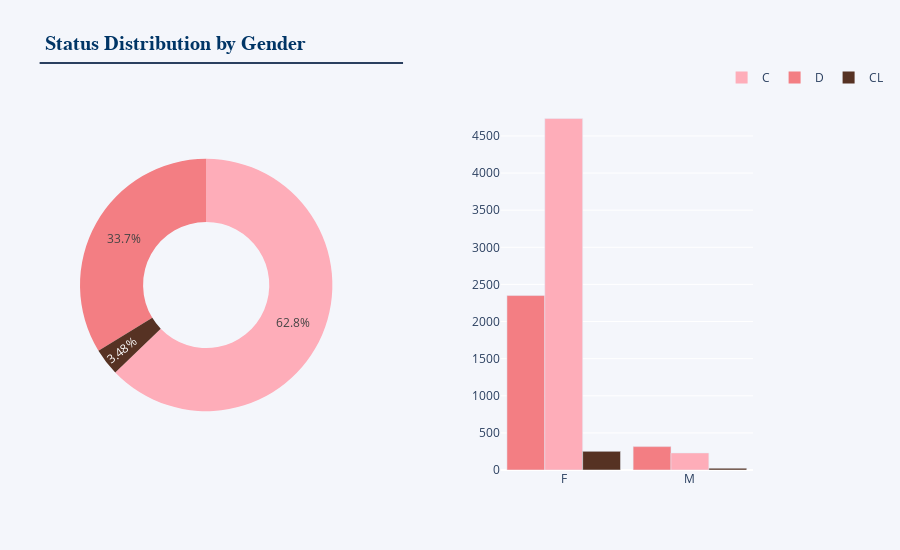

Source (notebook cell):
### Code cell
type_labels = ['C', 'D', 'CL']
type_values = train_df['Status'].value_counts().tolist()
fig = go.Figure()
fig = make_subplots(rows = 1, cols = 2, specs =[[{'type':'pie'}, {'type':'bar'}]],
                   horizontal_spacing = 0.25)

# Add pie chart with legend
fig.add_trace(go.Pie(labels = type_labels, values = type_values, name ='Status Distribution',
                    marker_colors =["#FEADB9","#F37E83","#563223"], hole = 0.5, showlegend=True),row = 1, col = 1)

# Group by gender and status
att = train_df.groupby(['gender','Status']).agg(count =('Status','count')).reset_index()

# Add bar chart without legend
fig.add_trace(go.Bar(x = att[att.Status == "D"]['gender'], y = att[att.Status == "D"]["count"], 
                     name = 'Status D',
    marker = dict(color="#F37E83"), showlegend=False),row = 1, col = 2) 
fig.add_trace(go.Bar(x = att[att.Status == "C"]['gender'], y = att[att.Status == "C"]["count"],
                     name = 'Status C',
    marker = dict(color ="#FEADB9"), showlegend=False),row = 1, col = 2)
fig.add_trace(go.Bar(x = att[att.Status == "CL"]['gender'], y = att[att.Status == "CL"]["count"],
                     name = 'Status CL',
    marker = dict(color ="#563223"), showlegend=False),row = 1, col = 2)

# Update layout
fig.update_layout(height = 550, width = 900, bargap = 0.1, xaxis = dict(tickmode ='linear'),
                  title_text ="<b>Status Distribution by Gender</b>",paper_bgcolor ="#F4F6FB",
                  plot_bgcolor ="#F4F6FB",
                  title_font = dict(size = 20, family ='Verdana', color ='#003566'),
                  hoverlabel = dict(font_size = 13))
fig.update_layout(shapes = [dict(type ="line", xref ='paper', yref ='paper',
                                 x0 = -0.06, y0 = 1.1, x1 = 0.48, y1 = 1.1)])
fig.update_layout(legend = dict(orientation ="h", yanchor ="top", y = 1.1, xanchor ="right", x = 1.2))
fig.show()

### Figure 1 — Plotly figure (JSON) as saved in the notebook; plotly's stock layout.template omitted (floating-point values rounded to 4 significant figures)
{"data": [{"domain": {"x": [0, 0.375], "y": [0, 1]}, "hole": 0.5, "labels": ["C", "D", "CL"], "marker": {"colors": ["#FEADB9", "#F37E83", "#563223"]}, "name": "Status Distribution", "showlegend": true, "type": "pie", "values": [4965, 2665, 275]}, {"marker": {"color": "#F37E83"}, "name": "Status D", "showlegend": false, "type": "bar", "x": ["F", "M"], "xaxis": "x", "y": [2350, 315], "yaxis": "y"}, {"marker": {"color": "#FEADB9"}, "name": "Status C", "showlegend": false, "type": "bar", "x": ["F", "M"], "xaxis": "x", "y": [4735, 230], "yaxis": "y"}, {"marker": {"color": "#563223"}, "name": "Status CL", "showlegend": false, "type": "bar", "x": ["F", "M"], "xaxis": "x", "y": [251, 24], "yaxis": "y"}], "layout": {"bargap": 0.1, "height": 550, "hoverlabel": {"font": {"size": 13}}, "legend": {"orientation": "h", "x": 1.2, "xanchor": "right", "y": 1.1, "yanchor": "top"}, "paper_bgcolor": "#F4F6FB", "plot_bgcolor": "#F4F6FB", "shapes": [{"type": "line", "x0": -0.06, "x1": 0.48, "xref": "paper", "y0": 1.1, "y1": 1.1, "yref": "paper"}], "title": {"font": {"color": "#003566", "family": "Verdana", "size": 20}, "text": "<b>Status Distribution by Gender</b>"}, "width": 900, "xaxis": {"anchor": "y", "domain": [0.625, 1], "tickmode": "linear"}, "yaxis": {"anchor": "x", "domain": [0, 1]}}}
